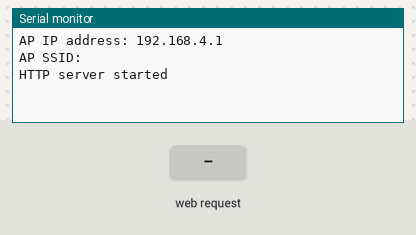
Recording of a program running on a simulated ESP32-S3. Parts: the last lines printed to the serial monitor. Inputs (shaded band) come from the test bench. Storage starts empty; not simulated (calls return 0 or success): secrets.h.

Above: at 1.3 s.
1.4 s: HTTP request GET / received
At 1.9 s:
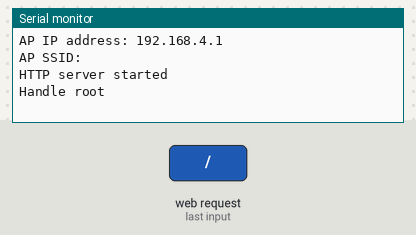
2.9 s: HTTP request GET /led/green received
At 4.1 s:
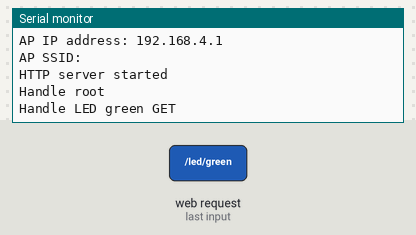
4.4 s: HTTP request GET /led/off received
At 5.5 s:
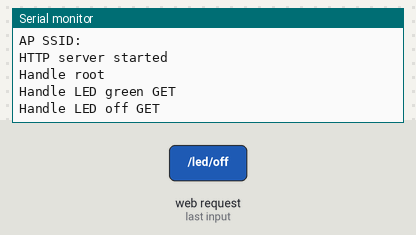

Measured:
- after the input at 1.4 s, the serial monitor: prints a new line at once (image 1)
- after the input at 2.9 s, the serial monitor: prints a new line at once (image 2)
- after the input at 4.4 s, the serial monitor: prints a new line at once (image 3)

The program:

main.cpp
```cpp
#include <Arduino.h>
#include <WiFi.h>
#include <WebServer.h>
#include <ArduinoJson.h>
#include <SPIFFS.h>
#include <led.h>
#include <config.h>
#include <secrets.h>

WebServer server(80);

void handleRoot()
{
  server.send(200, "text/html", "<h1>Hello from your ESP32!</h1>");
  Serial.println("Handle root");
}

void handleLedGreenGet()
{
  StaticJsonDocument<200> doc;
  doc["ledState"] = "green";

  String jsonOutput;
  serializeJson(doc, jsonOutput);
  turnLEDGreen(LED_PIN);
  server.send(200, "application/json", jsonOutput);
  Serial.println("Handle LED green GET");
}

void handleLedOffGet()
{
  StaticJsonDocument<200> doc;
  doc["ledState"] = "off";

  String jsonOutput;
  serializeJson(doc, jsonOutput);
  turnLEDOff(LED_PIN);
  server.send(200, "application/json", jsonOutput);
  Serial.println("Handle LED off GET");
}

void setup()
{
  Serial.begin(SERIAL_BAUD);
  delay(DELAY_AFTER_SERIAL_INITIALIZED); // Give time for serial monitor to connect

  // Initialize SPIFFS
  if (!SPIFFS.begin(true))
  {
    Serial.println("An Error has occurred while mounting SPIFFS");
    return;
  }

  // Set the Wi-Fi mode to Access Point
  WiFi.mode(WIFI_AP);

  // Start the AP with the specified SSID and password
  WiFi.softAP(WIFI_SSID, WIFI_PASSWORD);

  // Print the details
  Serial.print("AP IP address: ");
  Serial.println(WiFi.softAPIP());
  Serial.print("AP SSID: ");
  Serial.println(WIFI_SSID);

  server.on("/", handleRoot); // Route for the root URL
  server.on("/led/green", HTTP_GET, handleLedGreenGet);
  server.on("/led/off", HTTP_GET, handleLedOffGet);

  // Serve static files automatically from the root directory of SPIFFS
  // The first argument is the URL path, the second is the file system path.
  // The third argument (optional) is a cache control header.
  server.serveStatic("/static/", SPIFFS, "/");
  server.begin(); // Start the server
  Serial.println("HTTP server started");
}

void loop()
{
  server.handleClient();
}
```
